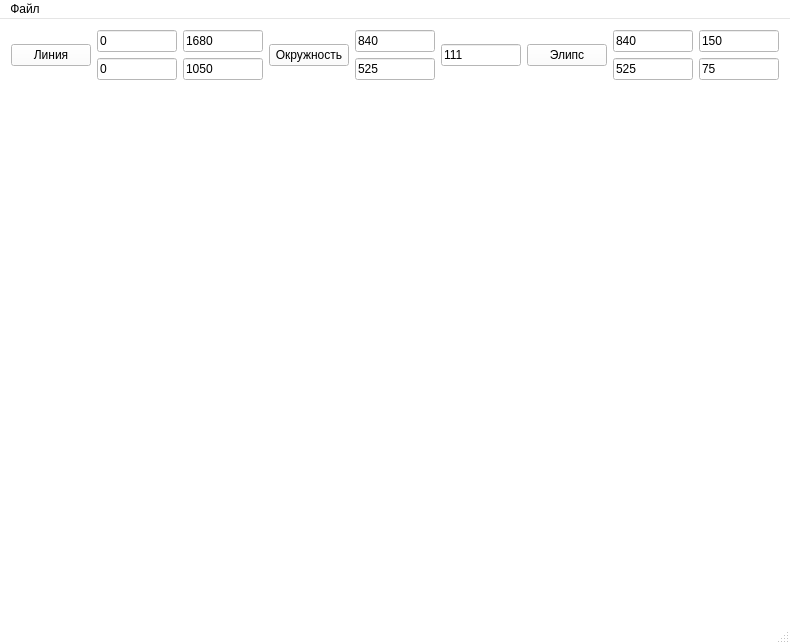
<?xml version="1.0" encoding="UTF-8"?>
<ui version="4.0">
 <class>MainWindow</class>
 <widget class="QMainWindow" name="MainWindow">
  <property name="geometry">
   <rect>
    <x>0</x>
    <y>0</y>
    <width>790</width>
    <height>644</height>
   </rect>
  </property>
  <property name="sizePolicy">
   <sizepolicy hsizetype="Preferred" vsizetype="Preferred">
    <horstretch>0</horstretch>
    <verstretch>0</verstretch>
   </sizepolicy>
  </property>
  <property name="palette">
   <palette>
    <active>
     <colorrole role="WindowText">
      <brush brushstyle="SolidPattern">
       <color alpha="255">
        <red>0</red>
        <green>0</green>
        <blue>0</blue>
       </color>
      </brush>
     </colorrole>
     <colorrole role="Button">
      <brush brushstyle="SolidPattern">
       <color alpha="255">
        <red>255</red>
        <green>255</green>
        <blue>255</blue>
       </color>
      </brush>
     </colorrole>
     <colorrole role="Light">
      <brush brushstyle="SolidPattern">
       <color alpha="255">
        <red>255</red>
        <green>255</green>
        <blue>255</blue>
       </color>
      </brush>
     </colorrole>
     <colorrole role="Midlight">
      <brush brushstyle="SolidPattern">
       <color alpha="255">
        <red>255</red>
        <green>255</green>
        <blue>255</blue>
       </color>
      </brush>
     </colorrole>
     <colorrole role="Dark">
      <brush brushstyle="SolidPattern">
       <color alpha="255">
        <red>127</red>
        <green>127</green>
        <blue>127</blue>
       </color>
      </brush>
     </colorrole>
     <colorrole role="Mid">
      <brush brushstyle="SolidPattern">
       <color alpha="255">
        <red>170</red>
        <green>170</green>
        <blue>170</blue>
       </color>
      </brush>
     </colorrole>
     <colorrole role="Text">
      <brush brushstyle="SolidPattern">
       <color alpha="255">
        <red>0</red>
        <green>0</green>
        <blue>0</blue>
       </color>
      </brush>
     </colorrole>
     <colorrole role="BrightText">
      <brush brushstyle="SolidPattern">
       <color alpha="255">
        <red>255</red>
        <green>255</green>
        <blue>255</blue>
       </color>
      </brush>
     </colorrole>
     <colorrole role="ButtonText">
      <brush brushstyle="SolidPattern">
       <color alpha="255">
        <red>0</red>
        <green>0</green>
        <blue>0</blue>
       </color>
      </brush>
     </colorrole>
     <colorrole role="Base">
      <brush brushstyle="SolidPattern">
       <color alpha="255">
        <red>255</red>
        <green>255</green>
        <blue>255</blue>
       </color>
      </brush>
     </colorrole>
     <colorrole role="Window">
      <brush brushstyle="SolidPattern">
       <color alpha="255">
        <red>255</red>
        <green>255</green>
        <blue>255</blue>
       </color>
      </brush>
     </colorrole>
     <colorrole role="Shadow">
      <brush brushstyle="SolidPattern">
       <color alpha="255">
        <red>0</red>
        <green>0</green>
        <blue>0</blue>
       </color>
      </brush>
     </colorrole>
     <colorrole role="AlternateBase">
      <brush brushstyle="SolidPattern">
       <color alpha="255">
        <red>255</red>
        <green>255</green>
        <blue>255</blue>
       </color>
      </brush>
     </colorrole>
     <colorrole role="ToolTipBase">
      <brush brushstyle="SolidPattern">
       <color alpha="255">
        <red>255</red>
        <green>255</green>
        <blue>220</blue>
       </color>
      </brush>
     </colorrole>
     <colorrole role="ToolTipText">
      <brush brushstyle="SolidPattern">
       <color alpha="255">
        <red>0</red>
        <green>0</green>
        <blue>0</blue>
       </color>
      </brush>
     </colorrole>
    </active>
    <inactive>
     <colorrole role="WindowText">
      <brush brushstyle="SolidPattern">
       <color alpha="255">
        <red>0</red>
        <green>0</green>
        <blue>0</blue>
       </color>
      </brush>
     </colorrole>
     <colorrole role="Button">
      <brush brushstyle="SolidPattern">
       <color alpha="255">
        <red>255</red>
        <green>255</green>
        <blue>255</blue>
       </color>
      </brush>
     </colorrole>
     <colorrole role="Light">
      <brush brushstyle="SolidPattern">
       <color alpha="255">
        <red>255</red>
        <green>255</green>
        <blue>255</blue>
       </color>
      </brush>
     </colorrole>
     <colorrole role="Midlight">
      <brush brushstyle="SolidPattern">
       <color alpha="255">
        <red>255</red>
        <green>255</green>
        <blue>255</blue>
       </color>
      </brush>
     </colorrole>
     <colorrole role="Dark">
      <brush brushstyle="SolidPattern">
       <color alpha="255">
        <red>127</red>
        <green>127</green>
        <blue>127</blue>
       </color>
      </brush>
     </colorrole>
     <colorrole role="Mid">
      <brush brushstyle="SolidPattern">
       <color alpha="255">
        <red>170</red>
        <green>170</green>
        <blue>170</blue>
       </color>
      </brush>
     </colorrole>
     <colorrole role="Text">
      <brush brushstyle="SolidPattern">
       <color alpha="255">
        <red>0</red>
        <green>0</green>
        <blue>0</blue>
       </color>
      </brush>
     </colorrole>
     <colorrole role="BrightText">
      <brush brushstyle="SolidPattern">
       <color alpha="255">
        <red>255</red>
        <green>255</green>
        <blue>255</blue>
       </color>
      </brush>
     </colorrole>
     <colorrole role="ButtonText">
      <brush brushstyle="SolidPattern">
       <color alpha="255">
        <red>0</red>
        <green>0</green>
        <blue>0</blue>
       </color>
      </brush>
     </colorrole>
     <colorrole role="Base">
      <brush brushstyle="SolidPattern">
       <color alpha="255">
        <red>255</red>
        <green>255</green>
        <blue>255</blue>
       </color>
      </brush>
     </colorrole>
     <colorrole role="Window">
      <brush brushstyle="SolidPattern">
       <color alpha="255">
        <red>255</red>
        <green>255</green>
        <blue>255</blue>
       </color>
      </brush>
     </colorrole>
     <colorrole role="Shadow">
      <brush brushstyle="SolidPattern">
       <color alpha="255">
        <red>0</red>
        <green>0</green>
        <blue>0</blue>
       </color>
      </brush>
     </colorrole>
     <colorrole role="AlternateBase">
      <brush brushstyle="SolidPattern">
       <color alpha="255">
        <red>255</red>
        <green>255</green>
        <blue>255</blue>
       </color>
      </brush>
     </colorrole>
     <colorrole role="ToolTipBase">
      <brush brushstyle="SolidPattern">
       <color alpha="255">
        <red>255</red>
        <green>255</green>
        <blue>220</blue>
       </color>
      </brush>
     </colorrole>
     <colorrole role="ToolTipText">
      <brush brushstyle="SolidPattern">
       <color alpha="255">
        <red>0</red>
        <green>0</green>
        <blue>0</blue>
       </color>
      </brush>
     </colorrole>
    </inactive>
    <disabled>
     <colorrole role="WindowText">
      <brush brushstyle="SolidPattern">
       <color alpha="255">
        <red>127</red>
        <green>127</green>
        <blue>127</blue>
       </color>
      </brush>
     </colorrole>
     <colorrole role="Button">
      <brush brushstyle="SolidPattern">
       <color alpha="255">
        <red>255</red>
        <green>255</green>
        <blue>255</blue>
       </color>
      </brush>
     </colorrole>
     <colorrole role="Light">
      <brush brushstyle="SolidPattern">
       <color alpha="255">
        <red>255</red>
        <green>255</green>
        <blue>255</blue>
       </color>
      </brush>
     </colorrole>
     <colorrole role="Midlight">
      <brush brushstyle="SolidPattern">
       <color alpha="255">
        <red>255</red>
        <green>255</green>
        <blue>255</blue>
       </color>
      </brush>
     </colorrole>
     <colorrole role="Dark">
      <brush brushstyle="SolidPattern">
       <color alpha="255">
        <red>127</red>
        <green>127</green>
        <blue>127</blue>
       </color>
      </brush>
     </colorrole>
     <colorrole role="Mid">
      <brush brushstyle="SolidPattern">
       <color alpha="255">
        <red>170</red>
        <green>170</green>
        <blue>170</blue>
       </color>
      </brush>
     </colorrole>
     <colorrole role="Text">
      <brush brushstyle="SolidPattern">
       <color alpha="255">
        <red>127</red>
        <green>127</green>
        <blue>127</blue>
       </color>
      </brush>
     </colorrole>
     <colorrole role="BrightText">
      <brush brushstyle="SolidPattern">
       <color alpha="255">
        <red>255</red>
        <green>255</green>
        <blue>255</blue>
       </color>
      </brush>
     </colorrole>
     <colorrole role="ButtonText">
      <brush brushstyle="SolidPattern">
       <color alpha="255">
        <red>127</red>
        <green>127</green>
        <blue>127</blue>
       </color>
      </brush>
     </colorrole>
     <colorrole role="Base">
      <brush brushstyle="SolidPattern">
       <color alpha="255">
        <red>255</red>
        <green>255</green>
        <blue>255</blue>
       </color>
      </brush>
     </colorrole>
     <colorrole role="Window">
      <brush brushstyle="SolidPattern">
       <color alpha="255">
        <red>255</red>
        <green>255</green>
        <blue>255</blue>
       </color>
      </brush>
     </colorrole>
     <colorrole role="Shadow">
      <brush brushstyle="SolidPattern">
       <color alpha="255">
        <red>0</red>
        <green>0</green>
        <blue>0</blue>
       </color>
      </brush>
     </colorrole>
     <colorrole role="AlternateBase">
      <brush brushstyle="SolidPattern">
       <color alpha="255">
        <red>255</red>
        <green>255</green>
        <blue>255</blue>
       </color>
      </brush>
     </colorrole>
     <colorrole role="ToolTipBase">
      <brush brushstyle="SolidPattern">
       <color alpha="255">
        <red>255</red>
        <green>255</green>
        <blue>220</blue>
       </color>
      </brush>
     </colorrole>
     <colorrole role="ToolTipText">
      <brush brushstyle="SolidPattern">
       <color alpha="255">
        <red>0</red>
        <green>0</green>
        <blue>0</blue>
       </color>
      </brush>
     </colorrole>
    </disabled>
   </palette>
  </property>
  <property name="windowTitle">
   <string>Лабораторная №1</string>
  </property>
  <widget class="QWidget" name="centralWidget">
   <layout class="QGridLayout" name="gridLayout">
    <item row="0" column="0" rowspan="2">
     <widget class="QPushButton" name="lineButton">
      <property name="text">
       <string>Линия</string>
      </property>
     </widget>
    </item>
    <item row="0" column="1">
     <widget class="QLineEdit" name="lineX1">
      <property name="text">
       <string>0</string>
      </property>
     </widget>
    </item>
    <item row="0" column="2">
     <widget class="QLineEdit" name="lineX2">
      <property name="text">
       <string>1680</string>
      </property>
     </widget>
    </item>
    <item row="0" column="3" rowspan="2">
     <widget class="QPushButton" name="pushButton">
      <property name="text">
       <string>Окружность</string>
      </property>
     </widget>
    </item>
    <item row="0" column="4">
     <widget class="QLineEdit" name="lineX">
      <property name="text">
       <string>840</string>
      </property>
     </widget>
    </item>
    <item row="0" column="5" rowspan="2">
     <widget class="QLineEdit" name="lineR">
      <property name="text">
       <string>111</string>
      </property>
     </widget>
    </item>
    <item row="0" column="6" rowspan="2">
     <widget class="QPushButton" name="pushButton_2">
      <property name="text">
       <string>Элипс</string>
      </property>
     </widget>
    </item>
    <item row="0" column="7">
     <widget class="QLineEdit" name="lineXC">
      <property name="text">
       <string>840</string>
      </property>
     </widget>
    </item>
    <item row="0" column="8">
     <widget class="QLineEdit" name="lineRX">
      <property name="text">
       <string>150</string>
      </property>
     </widget>
    </item>
    <item row="1" column="1">
     <widget class="QLineEdit" name="lineY1">
      <property name="text">
       <string>0</string>
      </property>
     </widget>
    </item>
    <item row="1" column="2">
     <widget class="QLineEdit" name="lineY2">
      <property name="text">
       <string>1050</string>
      </property>
     </widget>
    </item>
    <item row="1" column="4">
     <widget class="QLineEdit" name="lineY">
      <property name="text">
       <string>525</string>
      </property>
     </widget>
    </item>
    <item row="1" column="7">
     <widget class="QLineEdit" name="lineYC">
      <property name="text">
       <string>525</string>
      </property>
     </widget>
    </item>
    <item row="1" column="8">
     <widget class="QLineEdit" name="lineRY">
      <property name="text">
       <string>75</string>
      </property>
     </widget>
    </item>
    <item row="2" column="0" colspan="9">
     <widget class="QLabel" name="label">
      <property name="enabled">
       <bool>true</bool>
      </property>
      <property name="sizePolicy">
       <sizepolicy hsizetype="Fixed" vsizetype="Fixed">
        <horstretch>0</horstretch>
        <verstretch>0</verstretch>
       </sizepolicy>
      </property>
      <property name="maximumSize">
       <size>
        <width>1677</width>
        <height>1678</height>
       </size>
      </property>
      <property name="text">
       <string/>
      </property>
     </widget>
    </item>
   </layout>
  </widget>
  <widget class="QMenuBar" name="menuBar">
   <property name="geometry">
    <rect>
     <x>0</x>
     <y>0</y>
     <width>790</width>
     <height>21</height>
    </rect>
   </property>
   <widget class="QMenu" name="menu">
    <property name="title">
     <string>Файл</string>
    </property>
    <addaction name="actionOpen"/>
    <addaction name="actionSave"/>
    <addaction name="actionClose"/>
   </widget>
   <addaction name="menu"/>
  </widget>
  <widget class="QStatusBar" name="statusBar"/>
  <action name="actionOpen">
   <property name="checkable">
    <bool>false</bool>
   </property>
   <property name="text">
    <string>Открыть</string>
   </property>
  </action>
  <action name="actionSave">
   <property name="text">
    <string>Сохранить</string>
   </property>
  </action>
  <action name="actionClose">
   <property name="text">
    <string>Выход</string>
   </property>
  </action>
 </widget>
 <layoutdefault spacing="6" margin="11"/>
 <resources/>
 <connections/>
</ui>
